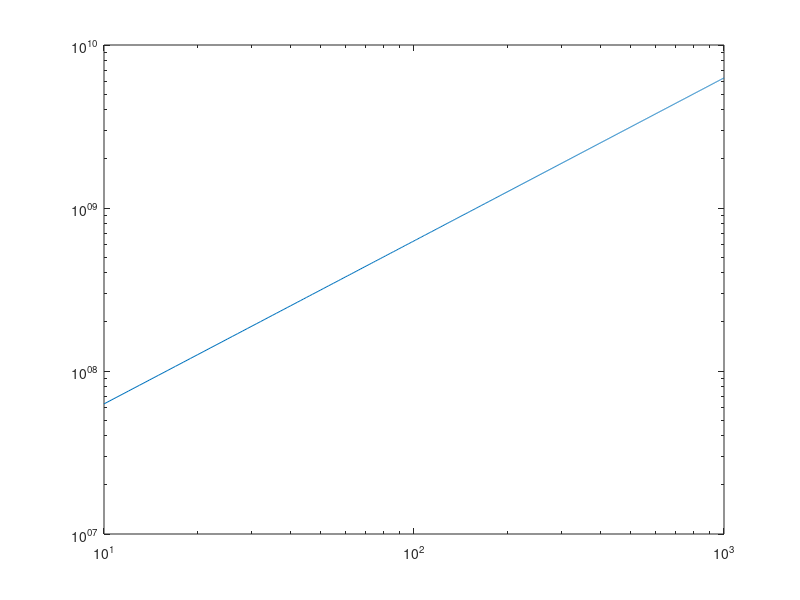
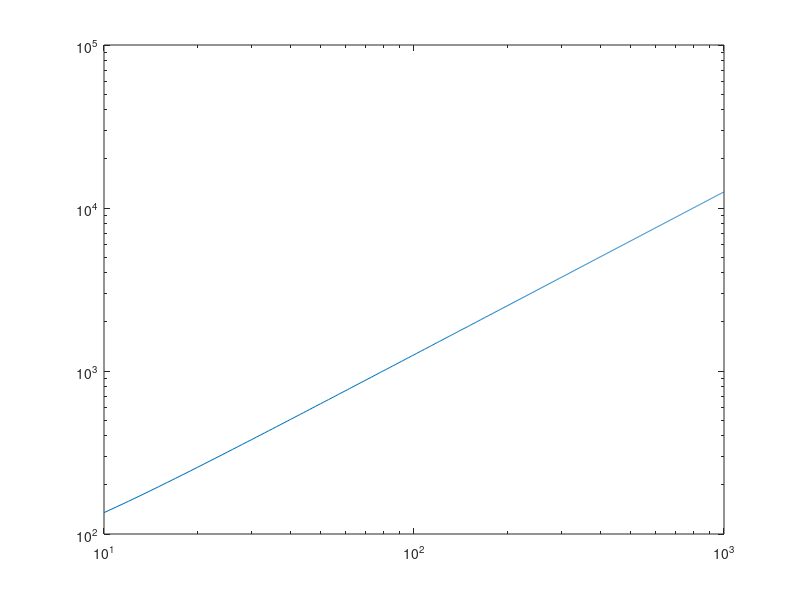

Write the MATLAB code that produced these figures, in order.
clear, close all
%Ejercicio 3b 
R= 50;  %ohmios
L= 0.5; %H
C= 1e-6 ;%F

%Frecuencia de resonancia 
Wr= 1/ sqrt(L*C);

rangoF= 10:1000; %Hz
wRango= 2*pi*rangoF;
ZmoduloRango= sqrt(R^2 + (L*wRango-(1/C*wRango)).^2 );
ZmoduloRangoInv= sqrt(R^2 + ( (1/L*wRango)-(C*wRango)).^2 );
ZmoduloRangoInv2= sqrt(R^2 + ( (1/L*wRango)+(C*wRango)).^2 );
figure(1)
loglog(rangoF, ZmoduloRango);
figure(2)
loglog(rangoF, ZmoduloRangoInv2);
